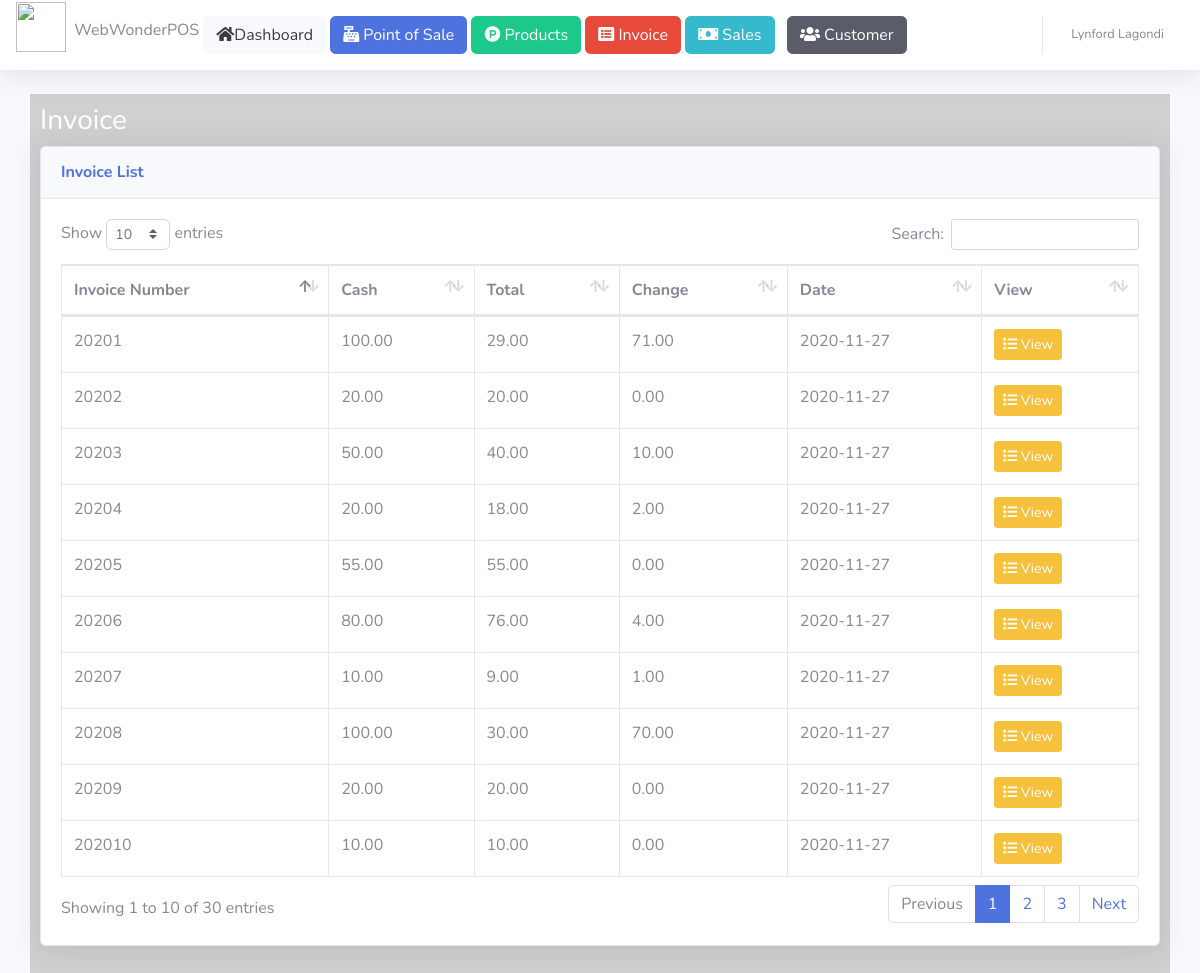
/invoice.php (signed in), run on the app's committed database.
### tables this page shows
CREATE TABLE `invoice` (
  `id` int(10) NOT NULL,
  `invoice_no` varchar(100) NOT NULL,
  `cash` double(10,2) NOT NULL,
  `total` double(10,2) NOT NULL,
  `change_amount` double(10,2) NOT NULL,
  `user_id` varchar(50) NOT NULL,
  `customer_id` varchar(50) NOT NULL,
  `created_at` date NOT NULL
);

### includes/DbFunctions.php (called while the page is built, shortened)
<?php
    class DbFunctions{
        private $conn;
        public function __construct(){
            require_once 'DbConfig.php';
            $database = new DbConfig();
            $this->conn = $database->DB_CONNECT();
        }
        public function get_all_invoice(){
          $SQL = "SELECT * FROM invoice";
          $stmt = $this->conn->prepare($SQL);
          $stmt->execute(array());
          $result = $stmt->fetchAll();
          return $result;
        }
    }
?>

### includes/DbConfig.php (called while the page is built, shortened)
<?php
    class DbConfig {
        public function DB_CONNECT(){
            return $this->conn = new PDO("mysql:host=localhost;dbname=harmel","root","norsuadmin18");
        }
    }
?>

### invoice.php (the view, shortened to what this page needs)
<?php
  $fullname = $_SESSION["fullname"];
  require_once 'includes/DbFunctions.php';
  $database = new DbFunctions();
  $invoice_list = $database->get_all_invoice();
?>
<!DOCTYPE html>
<html lang="en">
<head>
  <link href="vendor/fontawesome-free/css/all.min.css" rel="stylesheet" type="text/css">
  <link href="vendor/datatables/dataTables.bootstrap4.min.css" rel="stylesheet">
  <link href="css/sb-admin-2.min.css" rel="stylesheet">
</head>
<body id="page-top">
  <div id="wrapper">
    <div id="content-wrapper" class="d-flex flex-column">
      <div id="content">
        <?php require_once 'topbar.php'; ?>
              <div class="container" style="background:#d0d0d0; padding: 10px;" >
                <h3 style="color:white;">Invoice</h3>
                <div class="card shadow mb-4">
                  <div class="card-header py-3">
                      <h6 class="m-0 font-weight-bold text-primary">Invoice List</h6>
                  </div>
                  <div class="card-body">
                      <table class="table table-bordered" id="dataTable">
                        <thead>
                          <tr>
                            <th>Invoice Number</th>
                            <th>Cash</th>
                            <th>Total</th>
                            <th>Change</th>
                            <th>Date</th>
                            <th>View</th>
                          </tr>
                        </thead>
                        <tbody>
                          <?php foreach($invoice_list as $invoice): ?>
                            <tr>
                                <td><?php echo $invoice["invoice_no"]; ?></td>
                                <td><?php echo $invoice["cash"]; ?></td>
                                <td><?php echo $invoice["total"]; ?></td>
                                <td><?php echo $invoice["change_amount"]; ?></td>
                                <td><?php echo $invoice["created_at"]; ?></td>
                                <td>
                                  <a class="btn btn-warning btn-sm" href="sales_invoice.php?invoice_number=<?php echo $invoice["invoice_no"]; ?>"><i class="fas fa-list"></i> View</a>
                                </td>
                            </tr>
                        <?php endforeach; ?>
                        </tbody>
                      </table>
                  </div>
                </div>
              </div>
      </div>
    </div>
  </div>
</body>
</html>

### topbar.php (shortened to what this page needs)
<nav class="navbar navbar-expand navbar-light bg-white topbar mb-4 static-top shadow">
  <p><img src="ico/shopping_basket_green.ico" width="50" height="50">&nbsp;&nbsp;</p>
  <h6>WebWonderPOS</h6>&nbsp;
  <a class="btn btn-light" href="index.php"><i class="fa fa-home" aria-hidden="true"></i>Dashboard</a> &nbsp;
  <a class="btn btn-primary" href="point_of_sale.php"><i class="fas fa-cash-register"></i> Point of Sale</a>
   <a class="btn btn-success" href="products.php"><i class="fab fa-product-hunt"></i> Products</a>
   <a class="btn btn-danger" href="invoice.php"><i class="fa fa-list-alt"></i> Invoice</a>
   <a class="btn btn-info" href="sales.php"><i class="fas fa-money-bill"></i> Sales</a>
    <a class="btn btn-dark" href="customer.php"><i class="fa fa-users"></i> Customer</a>
  <ul class="navbar-nav ml-auto">
    <li class="nav-item dropdown no-arrow">
      <a class="nav-link dropdown-toggle" href="#" id="userDropdown" role="button" data-toggle="dropdown" aria-haspopup="true" aria-expanded="false">
        <span class="mr-2 d-none d-lg-inline text-gray-600 small"><?php echo $fullname;  ?></span>
      </a>
    </li>
  </ul>
</nav>

### data on the page
invoice: invoice_no "20201", cash "100.00", total "29.00", change_amount "71.00", created_at "2020-11-27"
invoice: invoice_no "20202", cash "20.00", total "20.00", change_amount "0.00", created_at "2020-11-27"
invoice: invoice_no "20203", cash "50.00", total "40.00", change_amount "10.00", created_at "2020-11-27"
invoice: invoice_no "20204", cash "20.00", total "18.00", change_amount "2.00", created_at "2020-11-27"
invoice: invoice_no "20205", cash "55.00", total "55.00", change_amount "0.00", created_at "2020-11-27"
invoice: invoice_no "20206", cash "80.00", total "76.00", change_amount "4.00", created_at "2020-11-27"
invoice: invoice_no "20207", cash "10.00", total "9.00", change_amount "1.00", created_at "2020-11-27"
invoice: invoice_no "20208", cash "100.00", total "30.00", change_amount "70.00", created_at "2020-11-27"
invoice: invoice_no "20209", cash "20.00", total "20.00", change_amount "0.00", created_at "2020-11-27"
invoice: invoice_no "202010", cash "10.00", total "10.00", change_amount "0.00", created_at "2020-11-27"

### other printed values
$fullname "Lynford Lagondi"
